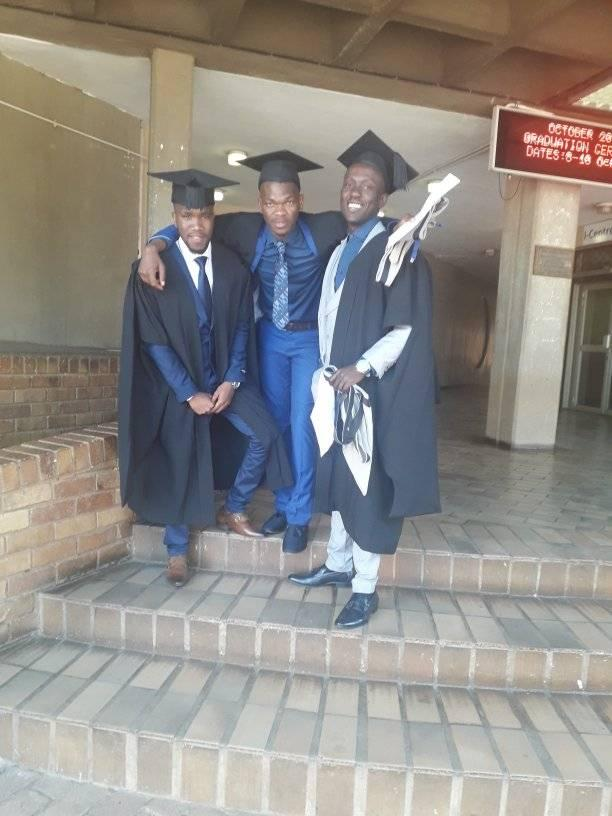
#> input picture images/faces.jpg, 612 x 816 px
$ python face_detect.py
#> lines starting #> are read from the running program, lines starting #| are printed output that depends on the picture
import cv2 as cv

# reading images
img = cv.imread('images/faces.jpg')
#> img is the input picture: shape (816, 612, 3); mean B, G, R 136.6, 140.3, 143.7
# cv.imshow('Face', img)

gray = cv.cvtColor(img, cv.COLOR_BGR2GRAY)
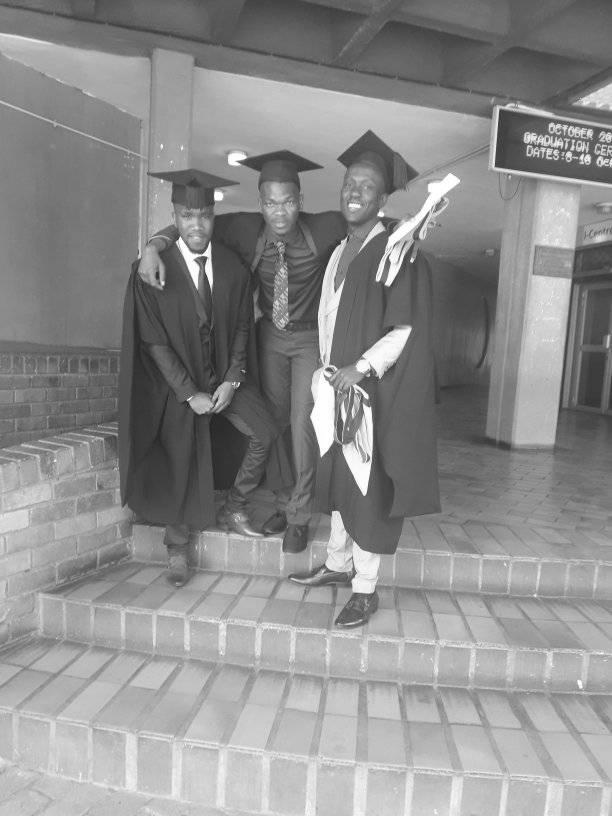
#> gray: shape (816, 612); min 24, max 255, mean 140.9
# cv.imshow("Output", gray)

haar_cascade = cv.CascadeClassifier('haar_face.xml')

faces_rect = haar_cascade.detectMultiScale(gray, scaleFactor=1.1, minNeighbors=6)
#> faces_rect = [[259, 186, 44, 44], [177, 201, 41, 41]]

print(f'Number of faces found = {len(faces_rect)}')
#| Number of faces found = 2

for (x,y,w,h) in faces_rect:
    cv.rectangle(img, (x,y), (x+w, y+h), (0,255,0), thickness=2)
    cv.imshow('Detected Faces', img)
#> this loop made 2 passes
#> pass 1, `cv.imshow('Detected Faces', img)`:
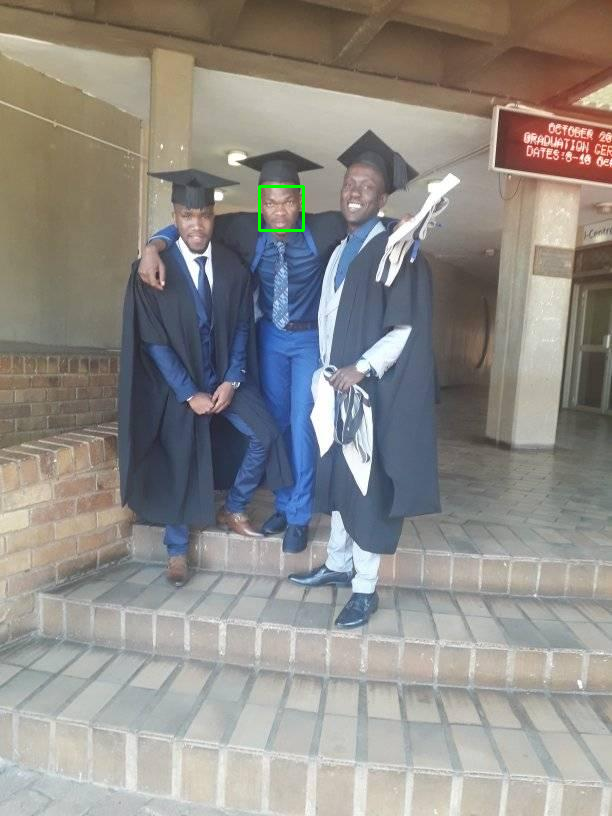
#> window 'Detected Faces': shape (816, 612, 3); mean B, G, R 136.5, 140.4, 143.6
# this was for reading image
cv.waitKey(0)

$ run again, with images/face.jpg copied over images/faces.jpg
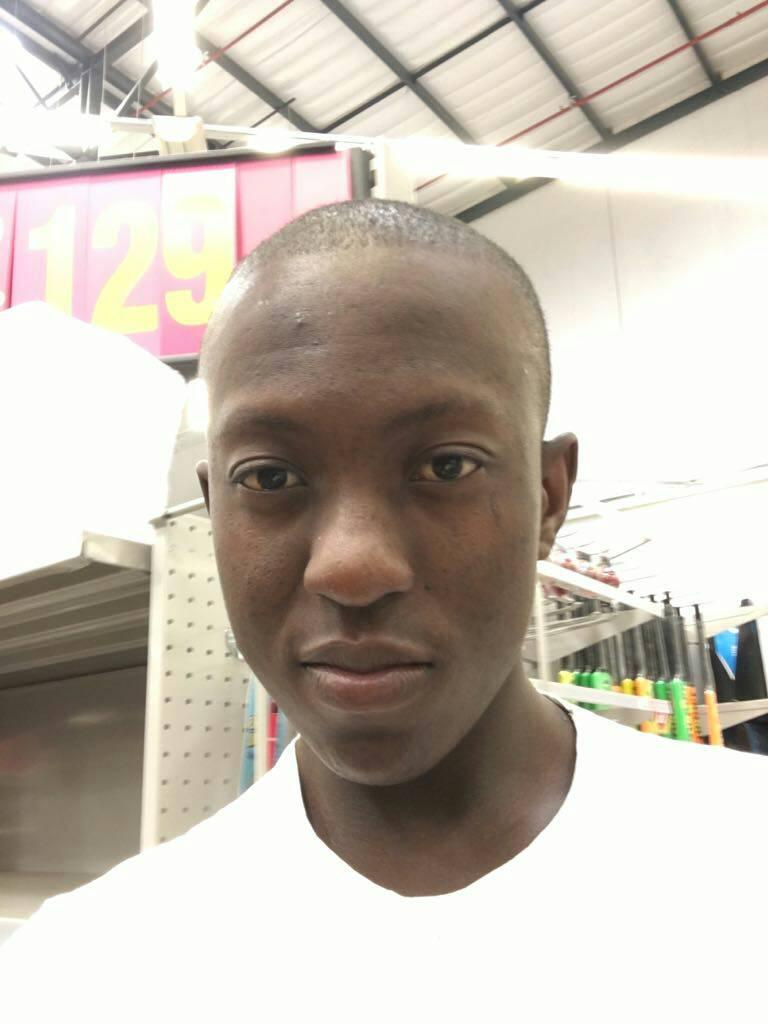
#> input picture images/face.jpg, 768 x 1024 px
#> img is the input picture: shape (1024, 768, 3); mean B, G, R 178, 188.6, 197.1
#> `gray = cv.cvtColor(img, cv.COLOR_BGR2GRAY)`:
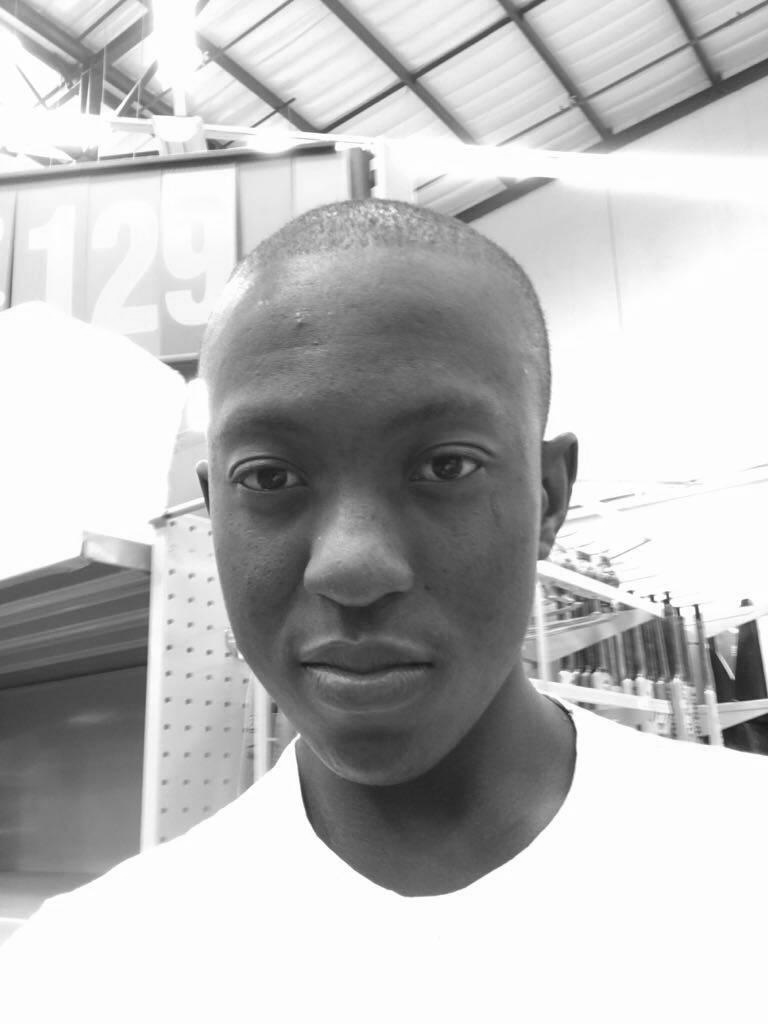
#> gray: shape (1024, 768); min 22, max 255, mean 190
#> faces_rect = [[127, 305, 457, 457]]
#| Number of faces found = 1
#> the loop `for (x,y,w,h) in faces_rect:` made 1 pass
#> pass 1, `cv.imshow('Detected Faces', img)`:
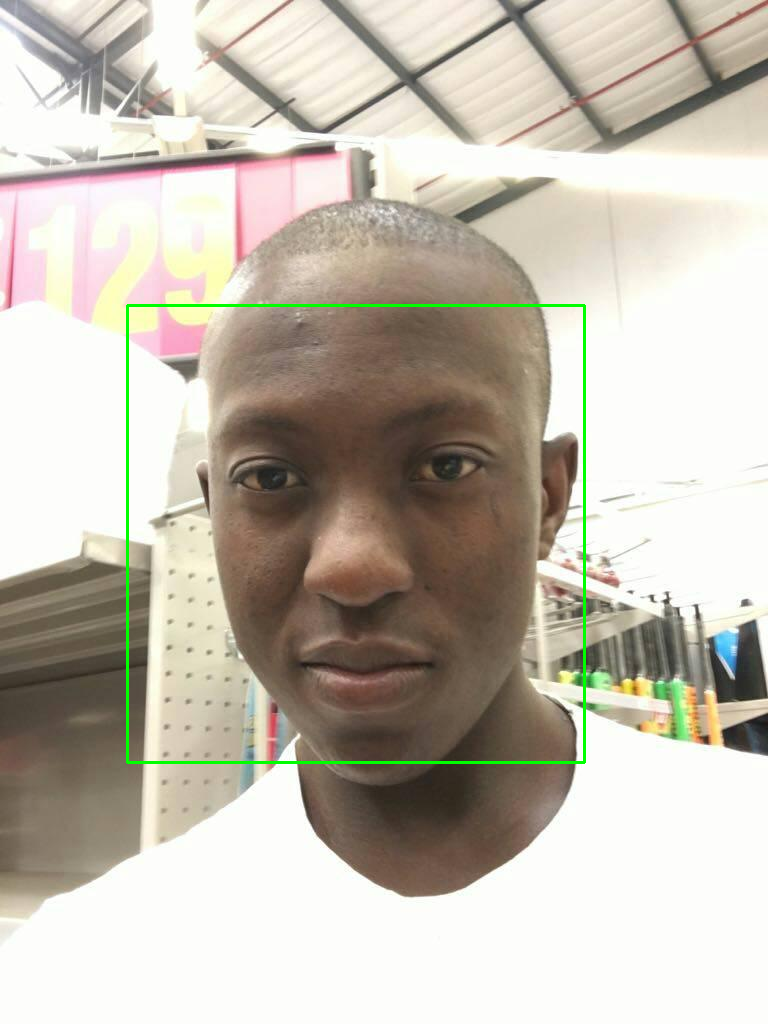
#> window 'Detected Faces': shape (1024, 768, 3); mean B, G, R 176.9, 189.2, 195.8

$ run again, with images/family.jpg copied over images/faces.jpg
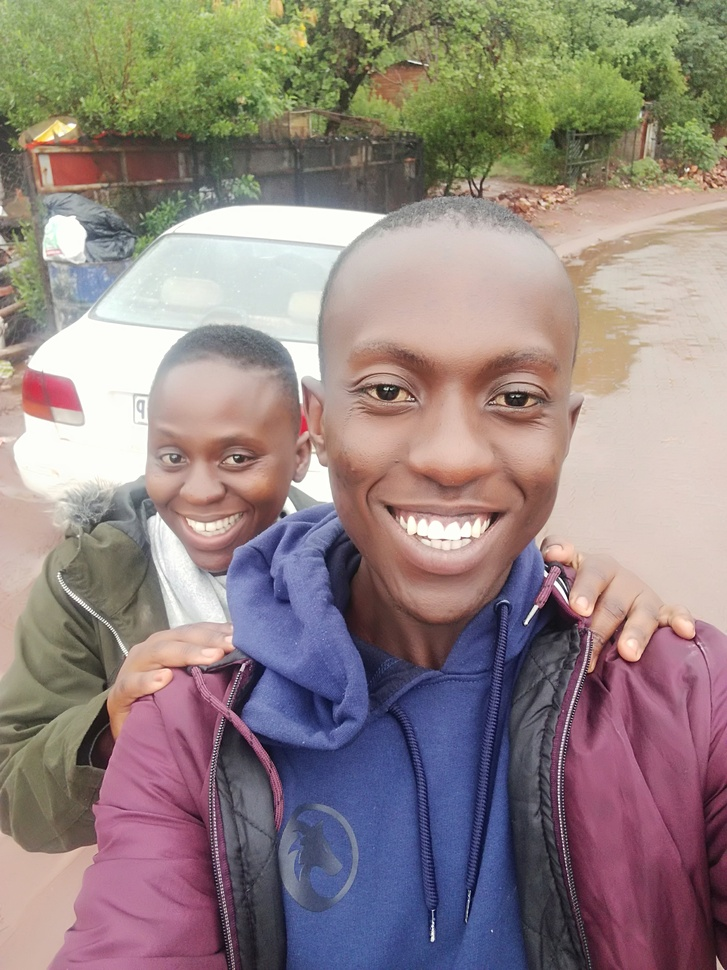
#> input picture images/family.jpg, 727 x 970 px, shrunk from 2448 x 3264 before the run
#> img is the input picture: shape (970, 727, 3); mean B, G, R 129.7, 132.1, 146.7
#> `gray = cv.cvtColor(img, cv.COLOR_BGR2GRAY)`:
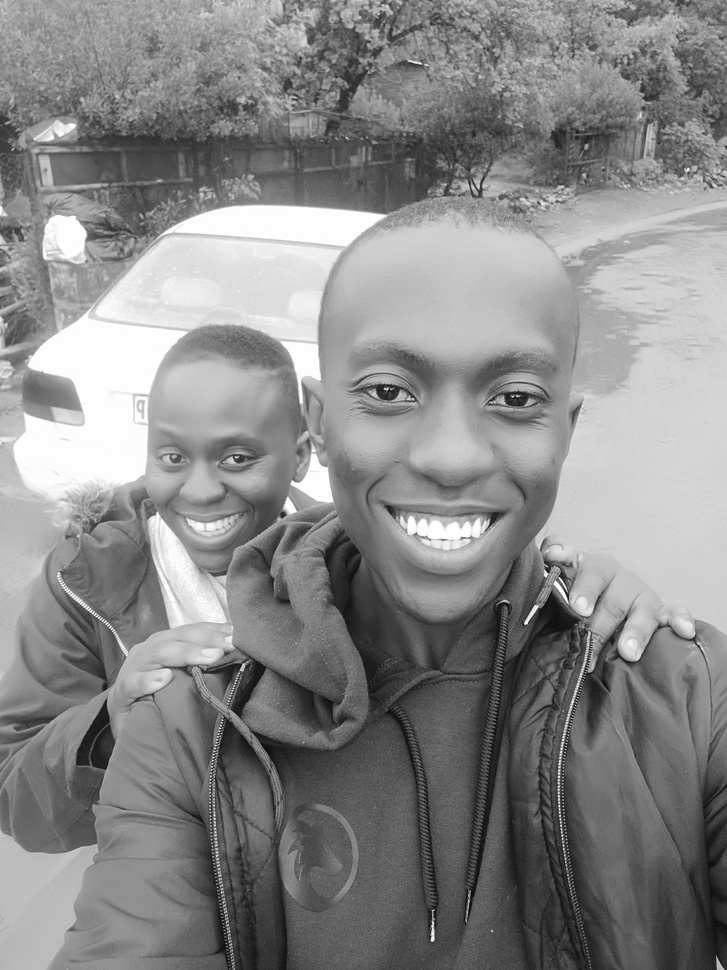
#> gray: shape (970, 727); min 4, max 255, mean 136.2
#> faces_rect = [[290, 267, 329, 329]]
#| Number of faces found = 1
#> the loop `for (x,y,w,h) in faces_rect:` made 1 pass
#> pass 1, `cv.imshow('Detected Faces', img)`:
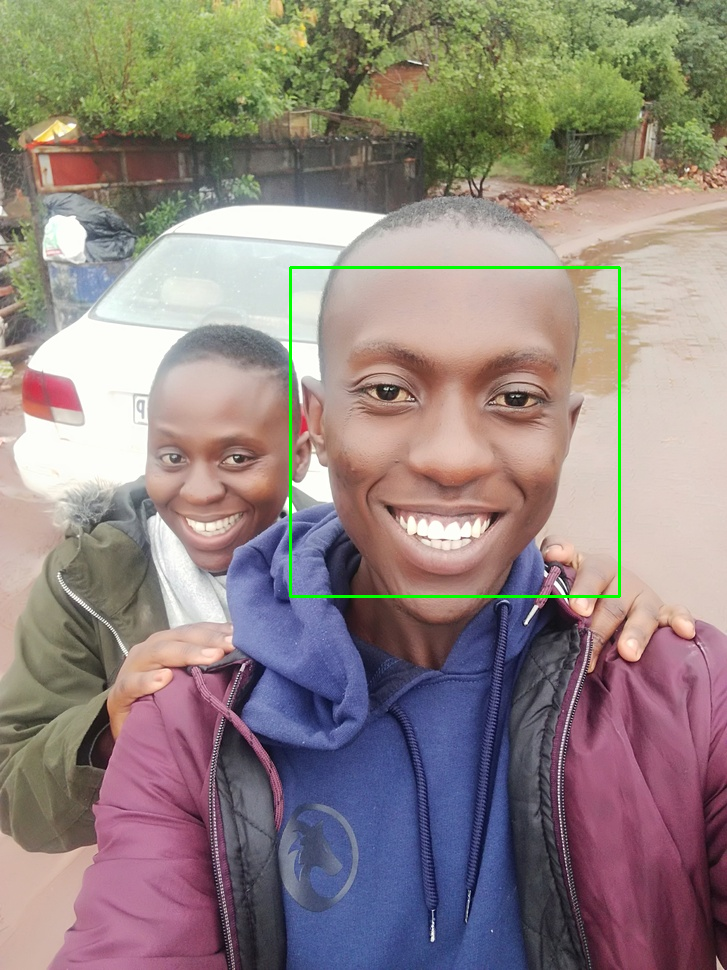
#> window 'Detected Faces': shape (970, 727, 3); mean B, G, R 128.8, 132.6, 145.7
